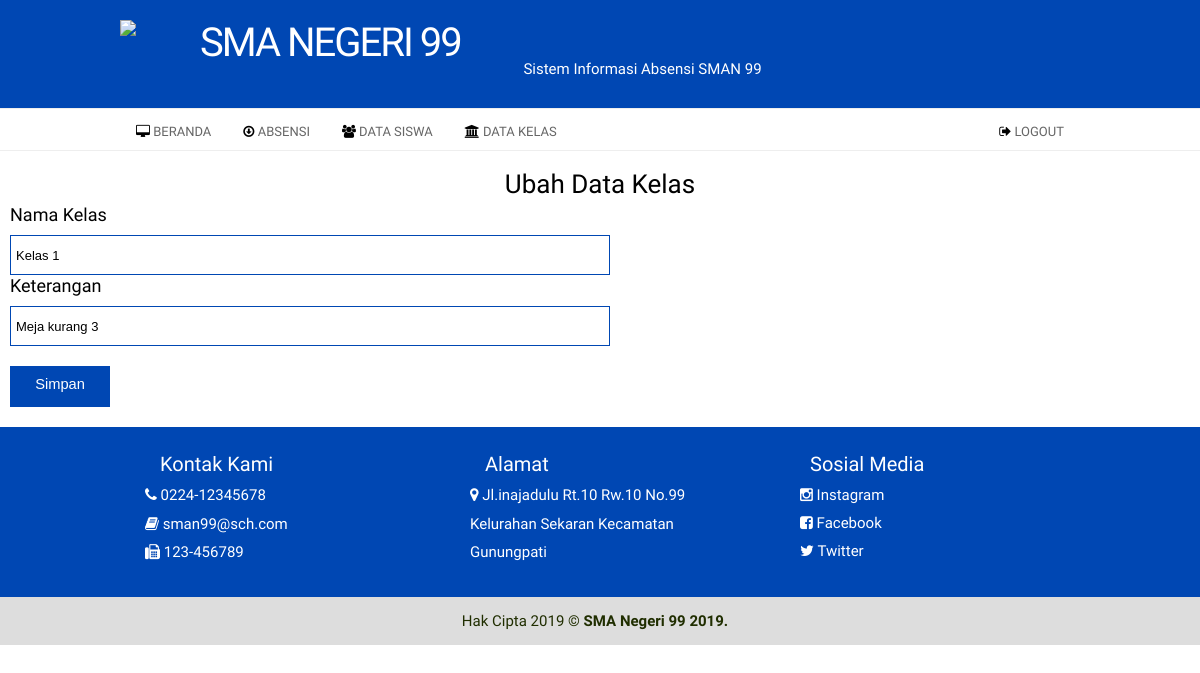
/index2.php?page=kelas&aksi=ubah&id=13 (signed in), run on an earlier commit of the app's database.
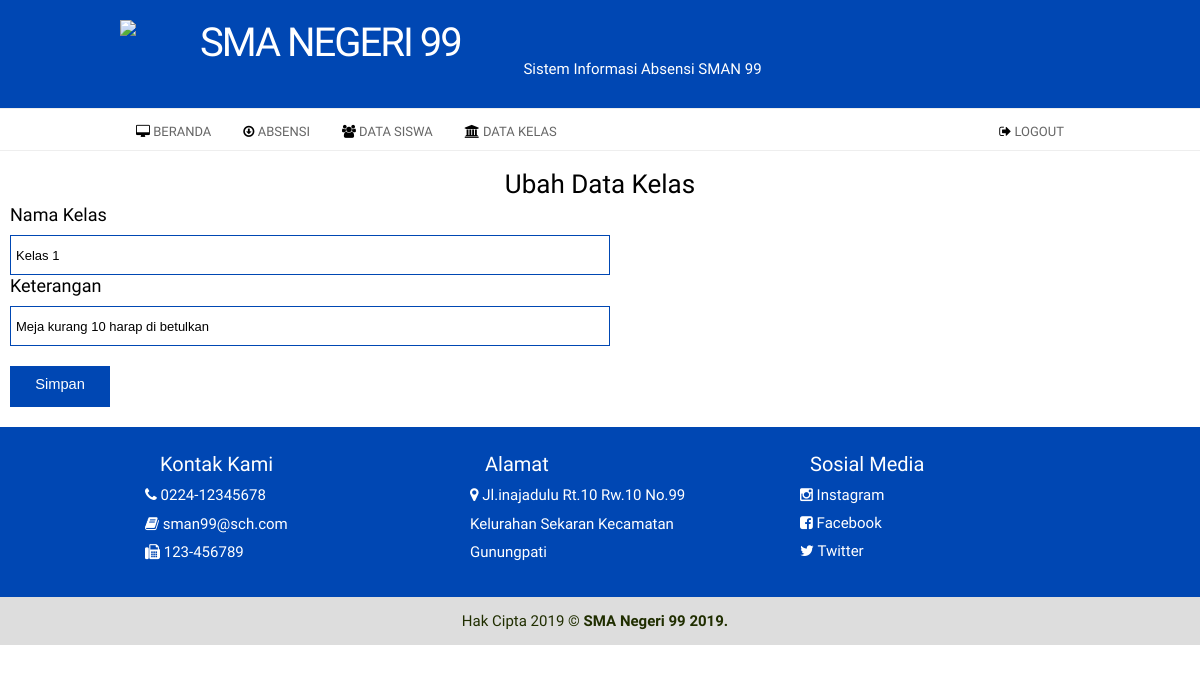
And on a later commit of the database.
### tables this page shows
CREATE TABLE `tb_kelas` (
  `id` int(11) NOT NULL,
  `nama` varchar(50) NOT NULL,
  `keterangan` text NOT NULL
);

### page/user/kelas/ubah.php (the view, shortened to what this page needs)
<?php
    $id = $_GET['id'];
    $sql = $koneksi->query("select * from tb_kelas where id='$id'");
    $tampil = $sql->fetch_assoc();
?>
<h2>Ubah Data Kelas</h2>
                                    <form method="POST">
                                            <h4>Nama Kelas</h4>
                                            <input class="textfield" name="nama" value="<?php echo $tampil['nama'];?>"/>
                                            <h4>Keterangan</h4>
                                            <input class="textfield" name="keterangan" value="<?php echo $tampil['keterangan'];?>"/>
                                            <br>
                                            <input type="submit" name="simpan" value="Simpan" class="simpan">
                                </form>

What changed in the data, as far as the page shows it:
changed tb_kelas "Kelas 1": keterangan "Meja kurang 3" → "Meja kurang 10 harap di betulkan"
